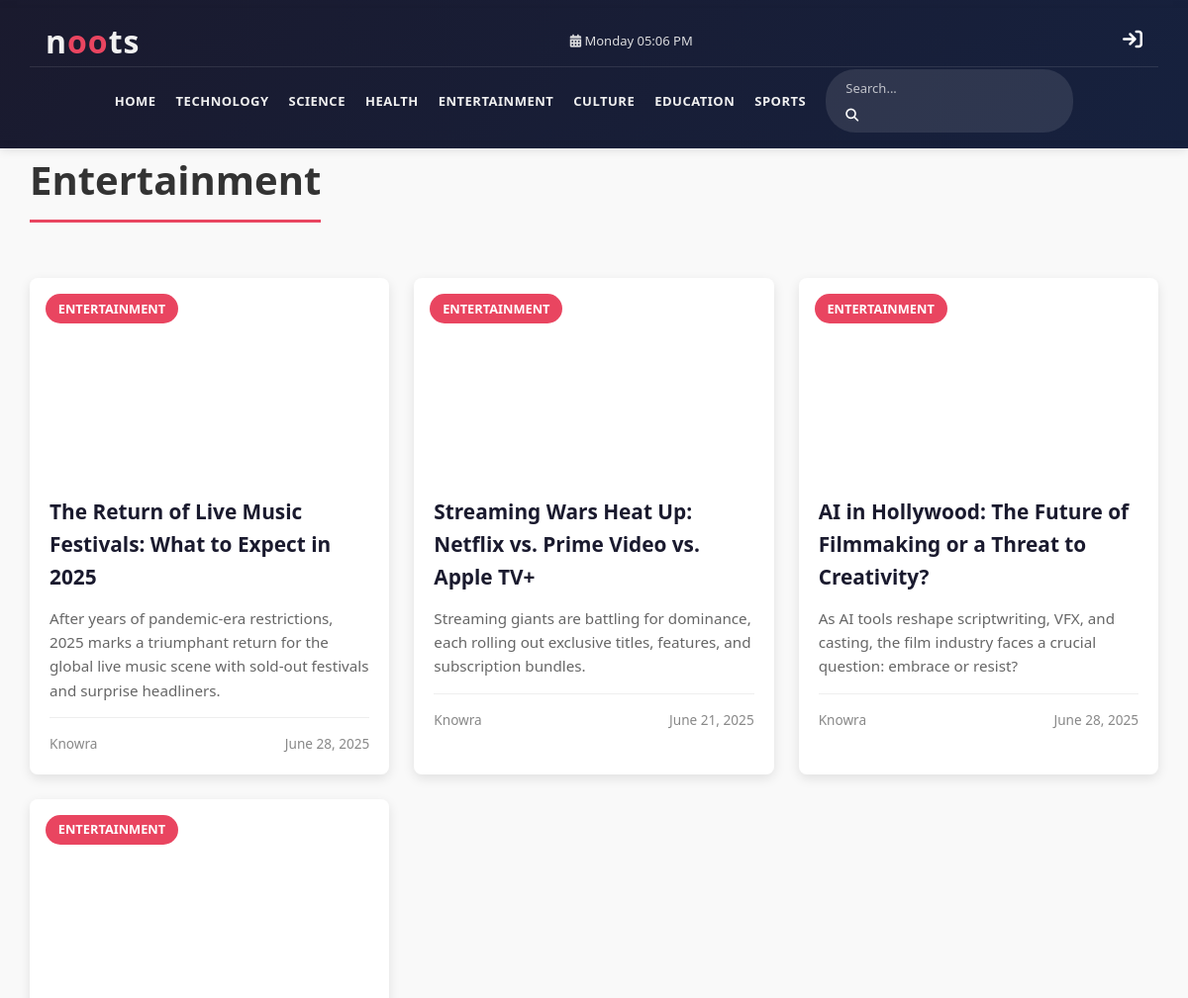
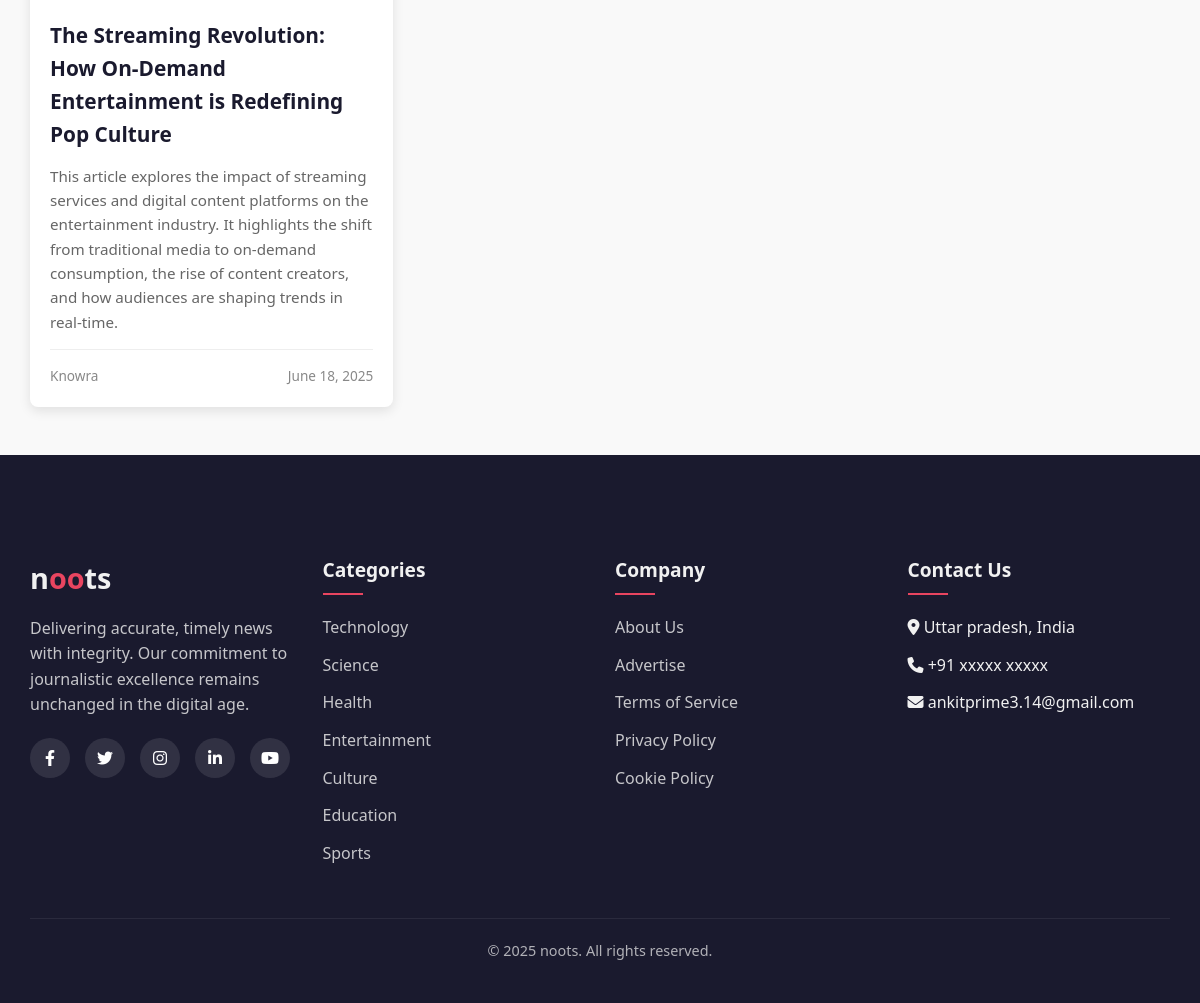
Page /categories.php?name=Entertainment on the committed database (2 pictures, top to bottom).
### tables this page shows
CREATE TABLE `categories` (
  `id` int(255) NOT NULL,
  `Name` varchar(200) NOT NULL,
  `description` varchar(1111) NOT NULL,
  `created_at` timestamp NOT NULL DEFAULT current_timestamp() ON UPDATE current_timestamp()
);

CREATE TABLE `article` (
  `id` int(255) NOT NULL,
  `title` varchar(255) NOT NULL,
  `views` int(255) NOT NULL,
  `sub_title` varchar(255) NOT NULL,
  `category` varchar(255) NOT NULL,
  `description` varchar(300) NOT NULL,
  `image` varchar(900) NOT NULL,
  `content` mediumtext NOT NULL,
  `author_id` int(255) NOT NULL,
  `tags` varchar(300) NOT NULL,
  `lable` varchar(50) NOT NULL,
  `created_at` timestamp NOT NULL DEFAULT current_timestamp() ON UPDATE current_timestamp()
);

CREATE TABLE `author` (
  `id` int(255) NOT NULL,
  `email` varchar(255) NOT NULL,
  `username` varchar(200) NOT NULL,
  `password` varchar(200) NOT NULL,
  `bio` varchar(300) NOT NULL,
  `expertise` varchar(255) NOT NULL,
  `img` varchar(200) NOT NULL,
  `joined` timestamp NOT NULL DEFAULT current_timestamp() ON UPDATE current_timestamp(),
  `testimonial` varchar(200) NOT NULL
);

### categories.php (the view, shortened to what this page needs)
<?php
    require './config/config.php';
if (isset($_GET['name'])) {
    $name = $_GET['name'];
    $articlesPerPage = 8;
    $currentPage = isset($_GET['page']) ? (int)$_GET['page'] : 1;
    $currentPage = max(1, $currentPage);
    $offset = ($currentPage - 1) * $articlesPerPage;
    $articlesStmt = $conn->prepare("SELECT article.id AS id, article.title AS title , article.category AS category , article.description AS description, article.image AS image , author.username AS author, article.created_at AS created_at  FROM article JOIN author ON article.author_id = author.id WHERE category = :name LIMIT :limit OFFSET :offset");
    $articlesStmt->bindValue(':name', $name, PDO::PARAM_STR);
    $articlesStmt->bindValue(':limit', $articlesPerPage, PDO::PARAM_INT);
    $articlesStmt->bindValue(':offset', $offset, PDO::PARAM_INT);
    $articlesStmt->execute();
    $allArticles = $articlesStmt->fetchAll(PDO::FETCH_OBJ);
}
?>
<!DOCTYPE html>
<html lang="en">
<head>
    <link rel="stylesheet" href="https://cdnjs.cloudflare.com/ajax/libs/font-awesome/6.4.0/css/all.min.css">
     <link rel="stylesheet" href="./css/category.css">
</head>
<body>
    <header>
        <?php require'./include/header.php'; ?>
    </header>
    <div class="container">
        <h1 class="page-title"><?php echo $name; ?></h1>
        <div class="articles-grid">
             <?php  if(count($allArticles) > 0 ):  ?>
                <?php foreach($allArticles as $article): ?>
                        <div class="article-card">
                            <a style="text-decoration:none"  href="<?php echo APPURL; ?>/article.php?id=<?php echo $article->id; ?>&title=<?php echo $article->title;?>">
                                <div class="article-image" style="background-image: url('<?php echo $article->image; ?>');">
                                    <span class="category-tag"><?php echo $article->category; ?></span>
                                </div>
                                <div class="article-content">
                                    <h3 class="article-title"><?php echo $article->title; ?></h3>
                                    <p class="article-excerpt"><?php echo $article->description; ?></p>
                                    <div class="article-meta">
                                        <span><?php echo $article->author; ?></span>
                                        <span><?php
                                                $formattedDate = date(" F j, Y", strtotime($article->created_at));
                                                echo $formattedDate;
                                            ?></span>
                                    </div>
                                </div>
                             </a>
                        </div>
                <?php endforeach; ?>
            <?php else: ?>
                <h2 style="color:#e94560; margin:4rem;">No Articles in <?php echo $name; ?>  Category just yet.</h2>
            <?php endif; ?>
        </div>
    </div>
    <footer>
        <?php require'./include/footer.php'; ?>
    </footer>
</body>
</html>

### include/header.php (shortened to what this page needs)
<?php
    require "./config/config.php";
    $stmt = $conn->prepare("SELECT * FROM categories");
    $stmt->execute();
    $allCategories = $stmt->fetchAll(PDO::FETCH_OBJ);
?>
<!DOCTYPE html>
<html lang="en">
<head>
  <link rel="stylesheet" href="https://cdnjs.cloudflare.com/ajax/libs/font-awesome/6.4.0/css/all.min.css" />
  <link rel="stylesheet" href="./css/header.css" />
</head>
<body>
<header>
  <div class="container">
    <div class="header-top">
      <div class="logo">n<span>oo</span>ts</div>
      <div class="date-display">
        <i class="fas fa-calendar-alt"></i>
        <span id="current-date"><?php
        echo date("l h:m A"); ?></span>
      </div>
      <div class="login-link">
        <a href="./auth/login.php" style="size:15px"><i class="fa-solid fas fa-arrow-right-to-bracket"></i></a>
      </div>
    </div>
    <nav>
      <ul class="nav-menu" id="navMenu">
        <li><a href="./index.php">Home</a></li>
        <?php if (!empty($allCategories)) : ?>
          <?php foreach ($allCategories as $categorie) : ?>
            <li>
              <a href="<?php echo APPURL; ?>/categories.php?name=<?php echo urlencode($categorie->Name); ?>">
                <?php echo htmlspecialchars($categorie->Name); ?>
              </a>
            </li>
          <?php endforeach; ?>
        <?php else: ?>
          <li><em>No categories found</em></li>
        <?php endif; ?>
        <li>
          <div class="header-actions">
            <div class="search-bar">
              <form action="search.php" method="GET">
                <input type="text" name="query" placeholder="Search..." />
                <button type="submit"><i class="fas fa-search"></i></button>
              </form>
            </div>
          </div>
        </li>
      </ul>
    </nav>
  </div>
</header>
</body>
</html>

### include/footer.php (shortened to what this page needs)
<?php
    require "./config/config.php";
    $categories = $conn->query("SELECT * FROM categories");
    $categories->execute();
    $allcategories = $categories->fetchall(PDO::FETCH_OBJ);
?>
<!DOCTYPE html>
<html lang="en">
<head>
    <link rel="stylesheet" href="https://cdnjs.cloudflare.com/ajax/libs/font-awesome/6.4.0/css/all.min.css">
    <link rel="stylesheet" href="./css/style.css">
    <link rel="stylesheet" href="./css/footer.css">
</head>
<body>
    <footer>
        <div class="container">
            <div class="footer-content">
                <div class="footer-about">
                    <div class="footer-logo">n<span>oo</span>ts</div>
                    <p>Delivering accurate, timely news with integrity. Our commitment to journalistic excellence remains unchanged in the digital age.</p>
                    <div class="social-links">
                        <a href="#"><i class="fab fa-facebook-f"></i></a>
                        <a href="#"><i class="fab fa-twitter"></i></a>
                        <a href="#"><i class="fab fa-instagram"></i></a>
                        <a href="#"><i class="fab fa-linkedin-in"></i></a>
                        <a href="#"><i class="fab fa-youtube"></i></a>
                    </div>
                </div>
                <div class="footer-links-section">
                    <h4 class="footer-heading">Categories</h4>
                    <ul class="footer-links">
                    <?php   foreach($allcategories as $category): ?>
                            <li><a href="<?php echo APPURL;?>/category.php/name=<?php echo $category->Name; ?> "><?php echo $category->Name; ?></a></li>
                    <?php endforeach; ?>
                    </ul>
                </div>
                <div class="footer-links-section">
                    <h4 class="footer-heading">Company</h4>
                    <ul class="footer-links">
                        <li><a href="#">About Us</a></li>
                        <li><a href="#">Advertise</a></li>
                        <li><a href="#">Terms of Service</a></li>
                        <li><a href="#">Privacy Policy</a></li>
                        <li><a href="#">Cookie Policy</a></li>
                    </ul>
                </div>
                <div class="footer-links-section">
                    <h4 class="footer-heading">Contact Us</h4>
                    <ul class="footer-links">
                        <li><i class="fas fa-map-marker-alt"></i> Uttar pradesh, India</li>
                        <li><i class="fas fa-phone"></i> +91 xxxxx xxxxx</li>
                        <li><i class="fas fa-envelope"></i> ankitprime3.14@gmail.com</li>
                    </ul>
                </div>
            </div>
            <div class="copyright">
                &copy; 2025 noots. All rights reserved.
            </div>
        </div>
    </footer>
</body>
</html>

### css/category.css (style rules this page uses)
:root { --primary-color: #1a1a2e; --secondary: #e94560; --accent-color: #0f3460; --highlight-color: #e94560; --text-color: #333; --light-text: #f1f1f1; --gray-bg: #f5f5f5; --border-radius: 8px; --box-shadow: 0 4px 12px rgba(28, 19, 19, 0.1); --transition: all 0.3s ease; }
.container { max-width: 1200px; margin: 2rem auto; padding: 0 1.5rem; }
.page-title { font-size: 2.5rem; color: var(--primary); margin-bottom: 1.5rem; padding-bottom: 0.5rem; border-bottom: 3px solid var(--secondary); display: inline-block; }
.articles-grid { display: grid; grid-template-columns: repeat(auto-fill, minmax(300px, 1fr)); gap: 2rem; margin-bottom: 3rem; }
.article-card { background: white; border-radius: 8px; overflow: hidden; box-shadow: 0 4px 6px rgba(0, 0, 0, 0.05); transition: transform 0.3s, box-shadow 0.3s; }
.article-image { height: 200px; width: 100%; background-size: cover; background-position: center; position: relative; }
.category-tag { position: absolute; top: 1rem; left: 1rem; background-color: var(--secondary); color: white; padding: 0.3rem 0.8rem; font-size: 0.8rem; font-weight: 600; border-radius: 20px; text-transform: uppercase; }
.article-content { padding: 1.5rem; }
.article-title { font-size: 1.4rem; margin-bottom: 0.8rem; color: var(--primary); }
.article-excerpt { color: var(--gray); margin-bottom: 1.2rem; font-size: 0.95rem; }
.article-meta { display: flex; justify-content: space-between; color: var(--gray); font-size: 0.85rem; border-top: 1px solid var(--light-gray); padding-top: 1rem; }

### css/header.css (style rules this page uses)
:root { --primary-color: #1a1a2e; --secondary-color: #16213e; --accent-color: #0f3460; --highlight-color: #e94560; --text-color: #333; --light-text: #f1f1f1; --gray-bg: #f5f5f5; --border-radius: 8px; --box-shadow: 0 4px 12px rgba(0, 0, 0, 0.1); --transition: all 0.3s ease; --font-sm: clamp(0.8rem, 2vw, 13px); --font-md: clamp(1rem, 2.2vw, 1rem); --font-lg: clamp(1.5rem, 4vw, 2rem); }
header { background: linear-gradient(135deg, var(--primary-color), var(--secondary-color)); color: var(--light-text); position: sticky; top: 0; z-index: 100; box-shadow: 0 2px 10px rgba(0, 0, 0, 0.1); transition: transform 0.3s ease-in-out; }
a { text-decoration: none; color: white; }
.header-top { display: flex; justify-content: space-between; align-items: center; flex-wrap: wrap; gap: 10px; padding: 0 1rem; }
.logo { font-size: var(--font-lg); font-weight: 800; letter-spacing: 1px; white-space: nowrap; }
.logo span { color: var(--highlight-color); }
.date-display { font-size: var(--font-sm); opacity: 0.9; white-space: nowrap; }
.fa-arrow-right-to-bracket { font-size: 20px; }
.header-actions { display: flex; gap: 15px; align-items: center; }
.search-bar { display: flex; background: rgba(255, 255, 255, 0.1); border-radius: 30px; padding: 5px 15px; width: 100%; max-width: 250px; box-sizing: border-box; }
.search-bar input { background: transparent; border: none; color: white; outline: none; flex-grow: 1; padding: 5px; font-size: var(--font-sm); min-width: 0; }
.search-bar input::placeholder { color: rgba(255, 255, 255, 0.7); }
.search-bar button { background: none; border: none; color: white; cursor: pointer; font-size: var(--font-sm); padding: 0 5px; }
.nav-menu { padding-top: 2px; border-top: 1px solid rgba(255, 255, 255, 0.1); display: flex; list-style: none; justify-content: center; gap: 20px; margin: 0; flex-wrap: wrap; }
.nav-menu li a { color: var(--light-text); text-decoration: none; font-weight: 600; text-transform: uppercase; font-size: var(--font-sm); letter-spacing: 0.5px; transition: var(--transition); padding: 8px 0; position: relative; display: inline-block; }
.nav-menu li a::after { content: ''; position: absolute; bottom: 0; left: 0; width: 0; height: 2px; background: var(--highlight-color); transition: var(--transition); }
@media (min-width: 1024px) { header { padding: 8px 0; } }
@media (min-width: 1024px) { .nav-menu { flex-wrap: nowrap; align-items: center; } }

### include/header.php (style rules this page uses)
.container { max-width: 1200px; padding: 0 1rem; margin: 0 auto; }
.login-link { white-space: nowrap; font-size: var(--font-sm); }

### rows in the picture
categories: Name "TECHNOLOGY", Name "Technology"
categories: Name "SCIENCE", Name "Science"
categories: Name "HEALTH", Name "Health"
categories: Name "ENTERTAINMENT", Name "Entertainment"
categories: Name "CULTURE", Name "Culture"
categories: Name "EDUCATION", Name "Education"
categories: Name "SPORTS", Name "Sports"
article: category "ENTERTAINMENT", title "The Return of Live Music Festivals: What to Expect in 2025", description "After years of pandemic-era restrictions, 2025 marks a triumphant return for the global live music scene with sold-out festivals and surprise headliners.", author.username "Knowra", created_at "June 28, 2025"
article: category "ENTERTAINMENT", title "Streaming Wars Heat Up: Netflix vs. Prime Video vs. Apple TV+", description "Streaming giants are battling for dominance, each rolling out exclusive titles, features, and subscription bundles.", author.username "Knowra", created_at "June 21, 2025"
article: category "ENTERTAINMENT", title "AI in Hollywood: The Future of Filmmaking or a Threat to Creativity?", description "As AI tools reshape scriptwriting, VFX, and casting, the film industry faces a crucial question: embrace or resist?", author.username "Knowra", created_at "June 28, 2025"
article: category "ENTERTAINMENT", title "The Streaming Revolution: How On-Demand Entertainment is Redefining Pop Culture", description "This article explores the impact of streaming services and digital content platforms on the entertainment industry. It highlights the shift from traditional media to on-demand consumption, the rise of content creators, and how audiences are shaping trends in real-time.", author.username "Knowra", created_at "June 18, 2025"

### other values in the picture
$name "Entertainment"
